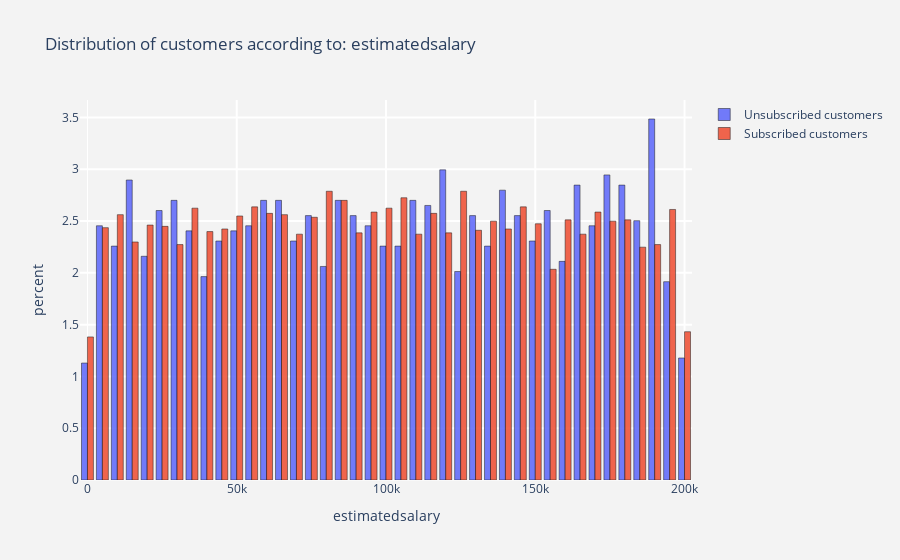

Notebook source saved alongside this figure:
### Markdown cell above
#### 2.3.2.3 Estimated Salary

### Code cell
# Call the histogram function to plot two histogram + curve (subscribers / unsubscribers) for the estimatedsalary descriptor
hist_plot(data, num_cols[4])
# Callthe hist_plot function to plot the estimatedsalary descriptor histogram
histogram(num_cols[4])

### Figure 1 — Plotly figure (JSON) as saved in the notebook; plotly's stock layout.template omitted (floating-point values rounded to 4 significant figures; data arrays with more than 128 entries replaced by an {"elided": "..."} marker saying what was removed)
{"data": [{"histnorm": "percent", "marker": {"line": {"color": "black", "width": 0.5}}, "name": "Unsubscribed customers", "opacity": 0.9, "type": "histogram", "x": {"elided": "2037 float values"}}, {"histnorm": "percent", "marker": {"line": {"color": "black", "width": 0.5}}, "name": "Subscribed customers", "opacity": 0.9, "type": "histogram", "x": {"elided": "7963 float values"}}], "layout": {"paper_bgcolor": "rgb(243,243,243)", "plot_bgcolor": "rgb(243,243,243)", "title": {"text": " Distribution of customers according to: estimatedsalary"}, "xaxis": {"gridcolor": "rgb(255, 255, 255)", "gridwidth": 2, "ticklen": 5, "title": {"text": "estimatedsalary"}, "zerolinewidth": 1}, "yaxis": {"gridcolor": "rgb(255, 255, 255)", "gridwidth": 2, "ticklen": 5, "title": {"text": "percent"}, "zerolinewidth": 1}}}
